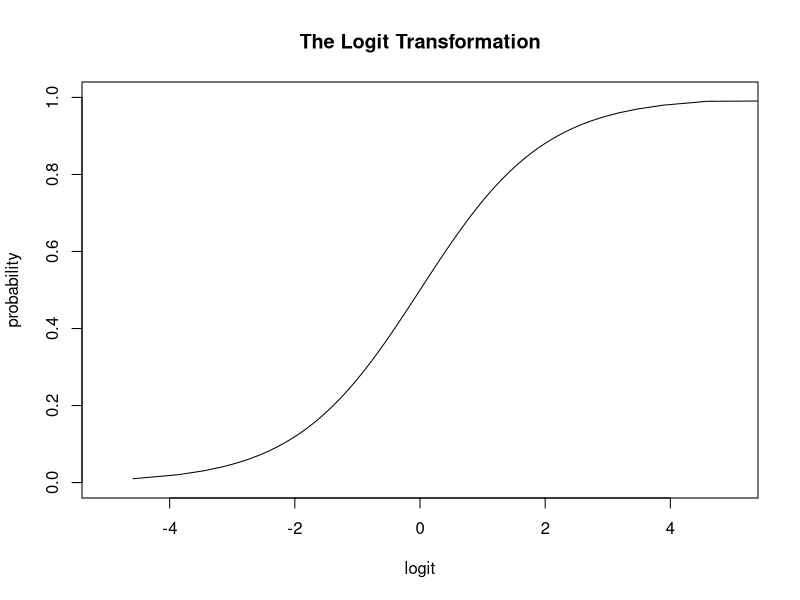
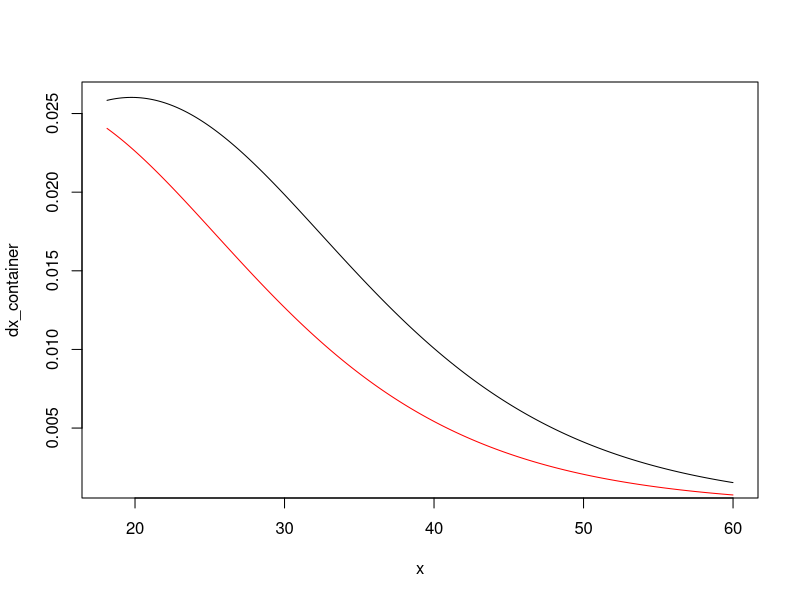
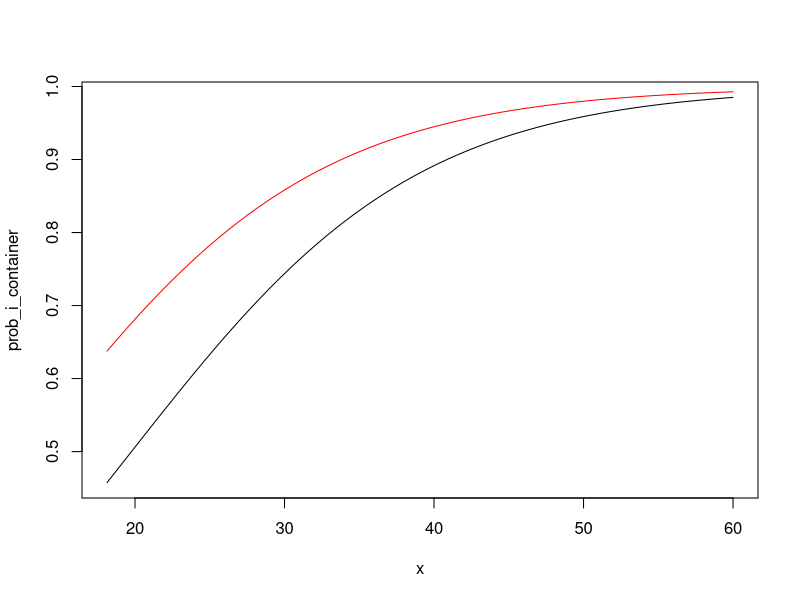

These figures' R source, in order:
# Logit transformation
## 1. Generate a vector of probabilities
pi <- seq(0, 0.9999999, le = 100)

logit <- function(x) {
  logit <- log(x / (1 - x))
  return (logit)
}

plot(
  logit(pi),
  pi,
  type = "l",
  xlim = c(-5, 5),
  main = "The Logit Transformation",
  xlab = "logit",
  ylab = "probability",
  cex.main = 1.2,
  cex.lab = 1,
  cex.axis = 1
)

# Maximum Likelihood estimation Logit
# General Syntax

# Load packages
library(maxLik)

loglikelikelihood <- function(beta) {
  ll <- "my likelihood function"
  #depending on your optimization routine,
  #check whether you need the negative or the positive log likelihood!
  return(ll)
}

#estim<-maxBFGS(loglike,finalHessian=TRUE,start=c(.,.))###initialize the optimization,
#pass on starting values and store the results in estim
#estim.par<-estim$estimate ### store the parameter estimates in a variable "estim.par"

# An empirical example for the logit model
set.seed(40)

n <- 1000 # sample size
beta0 <- -2 # intercept
beta1 <- 0.1 # coefficient of regressor
beta2 <- 1
beta <- cbind(beta0, beta1, beta2)

# Data
x <-
  sort(runif(n = n, min = 18, max = 60)) # generating the regressor
x2 <- rbinom(n, 1, 0.5)
# Equation (6) Classification.html
model <- beta0 + beta1 * x + beta2 * x2
prob_i_x <- exp(model) / (1 + exp(model))
# drawing y with the transformed logit probabilities
y <- rbinom(n = length(x), size = 1, prob = prob_i_x)

data <- cbind(x, prob_i_x)

X <- cbind(rep(1, n), x, x2)

loglikelikelihood <- function(beta) {
  ll <-
    sum(-y * log(1 + exp(-(X %*% beta))) - (1 - y) * log(1 + exp(X %*% beta)))
}

estimate <-
  maxBFGS(loglikelikelihood,
          finalHessian = TRUE,
          start = c(0, 1, 1)) #initialize estimation procedure
estimate.parameter <- estimate$estimate
estimate.hessian <- estimate$hessian

Covariance_matrix <- -(solve(estimate$hessian))
sde <- sqrt(diag(Covariance_matrix))

# How do we interpret the parameter estimates?
# marginal effect
beta1_marginal_effect.x2 <- 0
# Marginal effect for beta1
getEstimateExpression <- function(index_of_x, x2_constant) {
  result <-
    exp(
      estimate.parameter[1] + estimate.parameter[2] * x[index_of_x] + estimate.parameter[3] *
        x2_constant
    ) / (
      1 + exp(
        estimate.parameter[1] + estimate.parameter[2] * x[index_of_x] + estimate.parameter[3] *
          x2_constant
      )
    )
  return(result)
}

estimate_expression <-
  exp(
    estimate.parameter[1] + estimate.parameter[2] * x[500] + estimate.parameter[3] *
      beta1_marginal_effect.x2
  ) / (
    1 + exp(
      estimate.parameter[1] + estimate.parameter[2] * x[500] + estimate.parameter[3] *
        beta1_marginal_effect.x2
    )
  )


prob_i <- getEstimateExpression(index_of_x = 500, x2_constant = beta1_marginal_effect.x2)
dx <- estimate.parameter[2] * (prob_i) * (1 - prob_i)

# Calculate marginal effect for beta1 for a range of x values and x2=0

# Prepare function for experiment
getMarginalEffectForARangeOfX <-
  function(length,
           x2,
           container = NULL,
           probability_container = NULL) {
    for (i in 1:x_len) {
      estimate_exp <- exp(
        estimate.parameter[1] + estimate.parameter[2] * x[i] + estimate.parameter[3] *
          x2
      ) / (
        1 + exp(
          estimate.parameter[1] + estimate.parameter[2] * x[i] + estimate.parameter[3] *
            x2
        )
      )
      
      prob_i <- getEstimateExpression(i, x2)
      container[i] <-
        estimate.parameter[2] * (prob_i) * (1 - prob_i)
      
      if (!is.null(probability_container)) {
        probability_container[i] <- prob_i
      }
    }
    
    if (!is.null(probability_container)) {
      return(probability_container)
    } else if (!is.null(container)) {
      return(container)
    }
  }

x_len <- length(x)
dx_container <- rep(0, x_len)
dx_container <-
  getMarginalEffectForARangeOfX(x_len, beta1_marginal_effect.x2, dx_container)

# Plot
plot(x, dx_container, type = "l")

# Calculate marginal effect for beta1 for a range of x values and x2=1
beta1_marginal_effect2.x2 <- 1
dx_container1 <- rep(0, x_len)
dx_container1 <-
  getMarginalEffectForARangeOfX(x_len, beta1_marginal_effect2.x2, dx_container1)

# Plot line on the same plot as before - marginal effect for beta1 when x2 = 1
lines(x, dx_container1, col = "red")

# Predicted probabilities for beta2 when x2 = 0
beta2_marginal_effect.x2 <- 0
prob_i_container <- rep(0, x_len)
prob_i_container <-
  getMarginalEffectForARangeOfX(
    x_len,
    beta2_marginal_effect.x2,
    container = NULL,
    probability_container = prob_i_container
  )

plot(x, prob_i_container, type = "l")

# Predicted probabilities for beta2 when x2 = 1
beta2_marginal_effect2.x2 <- 1
prob_i_container1 <- rep(0, x_len)
prob_i_container1 <- getMarginalEffectForARangeOfX(
  x_len,
  beta2_marginal_effect2.x2,
  container = NULL,
  probability_container = prob_i_container1
)

lines(x, prob_i_container1, col = "red")


# Simulate this model with the probabilities as described above
# with the following values:
# n = 1000; b0 = -2, b1= 0.1, b2 = 1;
# x0i = 1 for all i, x1i ~ U(18,60), x2i ~ B(0.5)
# We've already do that above?
